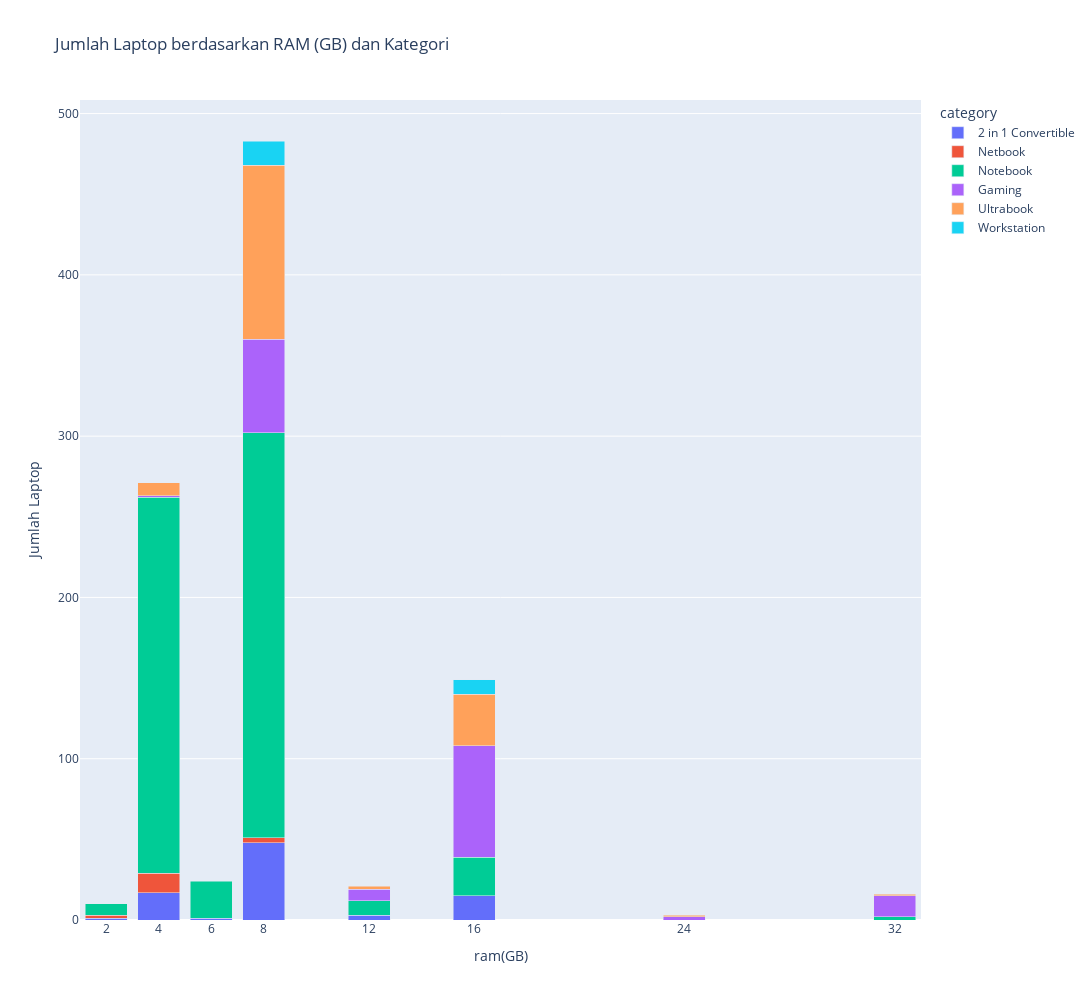

The notebook cell this image was saved under:
### Code cell
import pandas as pd
import plotly.express as px

grouped_ram_category = laptop.groupby(['ram(GB)', 'category']).size().reset_index(name='counts')

fig = px.bar(grouped_ram_category, x='ram(GB)', y='counts', color='category', labels={'counts':'Jumlah Laptop'}, title="Jumlah Laptop berdasarkan RAM (GB) dan Kategori", barmode='stack')

fig.update_layout(
    width=2400,
    height=1000,
    xaxis=dict(
        tickmode='array',
        tickvals=grouped_ram_category['ram(GB)'].unique(),
        ticktext=grouped_ram_category['ram(GB)'].unique()
    )
)

fig.show()

### Figure 1 — Plotly figure (JSON) as saved in the notebook; plotly's stock layout.template omitted (floating-point values rounded to 4 significant figures)
{"data": [{"alignmentgroup": "True", "hovertemplate": "category=2 in 1 Convertible<br>ram(GB)=%{x}<br>Jumlah Laptop=%{y}<extra></extra>", "legendgroup": "2 in 1 Convertible", "marker": {"color": "#636efa", "pattern": {"shape": ""}}, "name": "2 in 1 Convertible", "offsetgroup": "2 in 1 Convertible", "orientation": "v", "showlegend": true, "textposition": "auto", "type": "bar", "x": [2, 4, 6, 8, 12, 16], "xaxis": "x", "y": [1, 17, 1, 48, 3, 15], "yaxis": "y"}, {"alignmentgroup": "True", "hovertemplate": "category=Netbook<br>ram(GB)=%{x}<br>Jumlah Laptop=%{y}<extra></extra>", "legendgroup": "Netbook", "marker": {"color": "#EF553B", "pattern": {"shape": ""}}, "name": "Netbook", "offsetgroup": "Netbook", "orientation": "v", "showlegend": true, "textposition": "auto", "type": "bar", "x": [2, 4, 8], "xaxis": "x", "y": [2, 12, 3], "yaxis": "y"}, {"alignmentgroup": "True", "hovertemplate": "category=Notebook<br>ram(GB)=%{x}<br>Jumlah Laptop=%{y}<extra></extra>", "legendgroup": "Notebook", "marker": {"color": "#00cc96", "pattern": {"shape": ""}}, "name": "Notebook", "offsetgroup": "Notebook", "orientation": "v", "showlegend": true, "textposition": "auto", "type": "bar", "x": [2, 4, 6, 8, 12, 16, 32], "xaxis": "x", "y": [7, 233, 23, 251, 9, 24, 2], "yaxis": "y"}, {"alignmentgroup": "True", "hovertemplate": "category=Gaming<br>ram(GB)=%{x}<br>Jumlah Laptop=%{y}<extra></extra>", "legendgroup": "Gaming", "marker": {"color": "#ab63fa", "pattern": {"shape": ""}}, "name": "Gaming", "offsetgroup": "Gaming", "orientation": "v", "showlegend": true, "textposition": "auto", "type": "bar", "x": [4, 8, 12, 16, 24, 32], "xaxis": "x", "y": [1, 58, 7, 69, 2, 13], "yaxis": "y"}, {"alignmentgroup": "True", "hovertemplate": "category=Ultrabook<br>ram(GB)=%{x}<br>Jumlah Laptop=%{y}<extra></extra>", "legendgroup": "Ultrabook", "marker": {"color": "#FFA15A", "pattern": {"shape": ""}}, "name": "Ultrabook", "offsetgroup": "Ultrabook", "orientation": "v", "showlegend": true, "textposition": "auto", "type": "bar", "x": [4, 8, 12, 16, 24, 32], "xaxis": "x", "y": [8, 108, 2, 32, 1, 1], "yaxis": "y"}, {"alignmentgroup": "True", "hovertemplate": "category=Workstation<br>ram(GB)=%{x}<br>Jumlah Laptop=%{y}<extra></extra>", "legendgroup": "Workstation", "marker": {"color": "#19d3f3", "pattern": {"shape": ""}}, "name": "Workstation", "offsetgroup": "Workstation", "orientation": "v", "showlegend": true, "textposition": "auto", "type": "bar", "x": [8, 16], "xaxis": "x", "y": [15, 9], "yaxis": "y"}], "layout": {"barmode": "stack", "height": 1000, "legend": {"title": {"text": "category"}, "tracegroupgap": 0}, "title": {"text": "Jumlah Laptop berdasarkan RAM (GB) dan Kategori"}, "width": 2400, "xaxis": {"anchor": "y", "domain": [0, 1], "tickmode": "array", "ticktext": [2, 4, 6, 8, 12, 16, 24, 32], "tickvals": [2, 4, 6, 8, 12, 16, 24, 32], "title": {"text": "ram(GB)"}}, "yaxis": {"anchor": "x", "domain": [0, 1], "title": {"text": "Jumlah Laptop"}}}}
